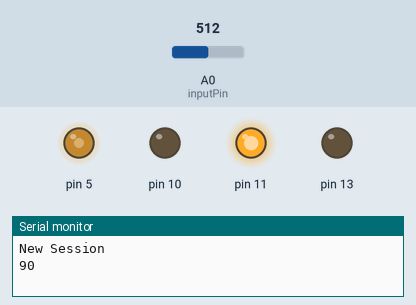
A sketch run on a simulated Arduino Uno, built with avr-gcc and run on an emulated ATmega328P. Shown: output pins drawn as LEDs (lit = HIGH), the last lines printed to the serial monitor. Inputs (shaded band) come from the test bench; at power-on: A0 (inputPin) = 512.

Above: at 1.2 s.
1.3 s: A0 (inputPin) set to 581
3.5 s: A0 (inputPin) set to 607
5.0 s: A0 (inputPin) set to 716
At 5.11 s:
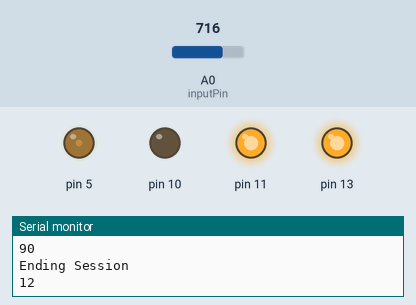
At 6.1 s:
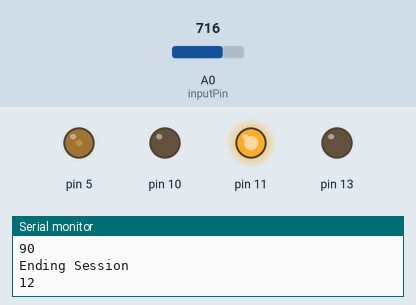
Timing chart, 0 to 8.0 s (numbered marks = the images above; inputs shaded):
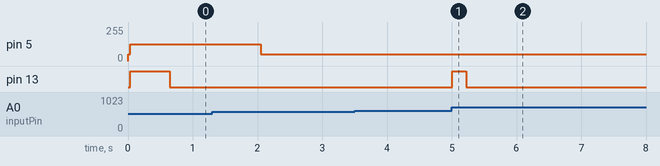

The sketch:

heartbeatkiosk.ino
```cpp
//Pin 5 is motor speed.
//Reversing the outputs of 10 and 11 control direction.

int currentBPM = 20;
int basePWM = 70; //Control signal floor. Adjust for overall speed of reaction.
int maxPWM = 200; //Control signal cieling. Adjust for overall speed of reaction.
int basalPWM = 50;
long checktime = 35;
long previousMillis = 0;
double factor = 0.5;

long beatTolerance = 250;
int beatThreshold = 350;
int beatValue = 0;
long beatTimeStamp = 0;
long maxBeatTime = 8000;
long downTime = 0;
long maxDownTime = 2000;
bool beatState = false;
int BPMinc = 1;

bool isInSession = false;

//Smoothing Variables:
const int numReadings = 20;

int readings[numReadings];      // the readings from the analog input
int readIndex = 0;              // the index of the current reading
int total = 0;                  // the running total
int average = 0;
int delta = 0;
int sense_threshold = 75;

int inputPin = A0;

void setup() {
  Serial.begin(9600);
  for (int thisReading = 0; thisReading < numReadings; thisReading++) {
    readings[thisReading] = 0;
  }

  pinMode(5, OUTPUT);
  pinMode(10, OUTPUT);
  pinMode(11, OUTPUT);
  pinMode(13, OUTPUT);
  digitalWrite(10, LOW);
  digitalWrite(11, HIGH);
  analogWrite(5, basalPWM);
  clearTrio();
}

void loop() {
  unsigned long currentMillis = millis();
  if(currentMillis - previousMillis > checktime) {
    //Check for heartbeat state and possible change flag.
    previousMillis = currentMillis;
    int sensorValue = analogRead(inputPin);
    updateRunningAverage(sensorValue, readings, numReadings, average, readIndex, total);
    //Average is now set.
    delta = sensorValue - average;
    // Serial.print(sensorValue, DEC);
    // Serial.print("::");
    // Serial.println(average);
    updateBeatState(delta, currentMillis, sense_threshold);
  }
}

void updateBeatState(int _input, long _timestamp, int _threshold){
  //Delta between most recent and second most recent analog value comes in. 350+ is mid-beat, 350- is nonbeat.
  beatValue = _input;
  bool temp = false;
  //Upper bound to reduce false positives from changing lighting conditions
  if(_input > _threshold){
    temp = true;
  }
  if(_input <= _threshold){
    temp = false;
    downTime = _timestamp;
    if(isInSession){
       if(downTime - beatTimeStamp >= maxDownTime){
       //We've been in a low state for more than maxdowntime/1000 seconds. End visitor session and go back to default behavior.
       cycleSession(false);
       clearTrio();
      }
    }
  }
  if(temp != beatState){
    //Process change in state.
    //Start by measuring change in time:
    if(temp == true){
       digitalWrite(13, HIGH);
       downTime = 0;
       long lastBeatDuration = _timestamp - beatTimeStamp;
       if(!isInSession){
         if(awaitTrio(lastBeatDuration) == true){
           cycleSession(true);
         }
       }
       beatTimeStamp = _timestamp;
       integrate(lastBeatDuration);
    }
    if(temp == false){
      digitalWrite(13, LOW);
      currentBPM -= BPMinc;
    }
  }
  beatState = temp;
  updateRPM();
}

//Take in a beat duration and turn it into a BPM value, then integrate with a cached BPM value.
void integrate(long timing){
  int myBPM = 60000 / timing;
  if(myBPM > 190){
    myBPM = 90;
  }
  Serial.println(myBPM);
  if(myBPM > currentBPM){
    if(myBPM < 120){
      currentBPM = myBPM;
    } else{
      currentBPM = 120;
    }
  } else {
    if(currentBPM > 20){
      currentBPM -= BPMinc;
    }
  }
}

void updateRPM(){
  //Take in BPM value, map to PWM range
  if(isInSession){
      int pwmval = map(currentBPM, 45, 150, basePWM, maxPWM);
      analogWrite(5, pwmval);
  } else {
      analogWrite(5, basalPWM);
  }

}

//Starting or stopping a visitor session
void cycleSession(bool endstate){
  isInSession = endstate;
  if(endstate){
    Serial.println("New Session");
  } else {
    clearTrio();
    Serial.println("Ending Session");
  }
}

long trio[3];

//We need to filter out env. disturbances.
//We know it's a heartbeat if we see three of them in repeating time.
bool awaitTrio(long timing){
  marchArray(timing, 3, trio);
  byte emptycount = 0;
  //Make sure we don't get a false positive from 0s
  for (int x = 0; x < 3; x++) {
    if(trio[x] == 0){
      emptycount++;
    }
    //We have two beats but they're more than 3 seconds apart. Unrelated.
    if(trio[x] > 3000){
      return false;
    }
  }
  if(emptycount == 0){
    long firstdiff = abs(trio[0]-trio[1]);
    long seconddiff = abs(trio[1]-trio[2]);
    long diffdiff = abs(firstdiff - seconddiff);
    if(firstdiff < beatTolerance && seconddiff < beatTolerance && diffdiff < beatTolerance){
      Serial.println("Got three repeating beats.");
      Serial.print(trio[0]);
      Serial.print(" : ");
      Serial.print(trio[1]);
      Serial.print(" : ");
      Serial.print(trio[2]);
      Serial.println("Diffs: ");
      Serial.print(firstdiff);
      Serial.print(" :: ");
      Serial.print(seconddiff);
      return true;
    } else {
      return false;
    }
  }
}

void clearTrio(){
  for (int x = 0; x < 3; x++) {
    trio[x] = 0;
  }
}

void marchArray(long _value, int _arrsize, long _arr[]){
  for (int x = 0; x < _arrsize-1; x++) {
    _arr[x] = _arr[x+1];
  }
  _arr[_arrsize-1] = _value;
}

void updateRunningAverage(int _input, int _avgarr[], int _samples, int& _targetavg, int& _targetind, int& _targettotal){
  _targettotal = _targettotal - _avgarr[_targetind];
  _avgarr[_targetind] = _input;
  _targettotal = _targettotal + _avgarr[_targetind];
  _targetind = _targetind + 1;

  if (_targetind >= _samples) {
    _targetind = 0;
  }

  _targetavg = _targettotal / _samples;
}

void clearAvg(int _avgarr[], int _arrsize){
  for (int thisReading = 0; thisReading < _arrsize; thisReading++) {
    _avgarr[thisReading] = 0;
  }
}
```

Measured:
- after the input at 3.5 s, every drawn part: stays the same
- after the input at 5.0 s, pin 13: LOW → HIGH at once, → LOW 0.22 s later
